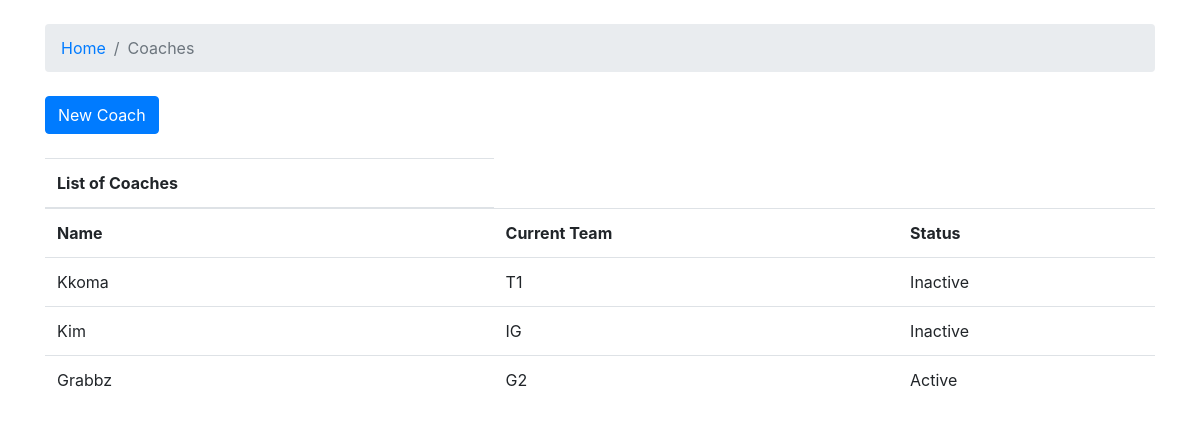
/coaches/, run on the app's committed database.
### eSportManager/models.py (models this page shows, shortened)
class Coach(models.Model):
    name = models.CharField(max_length=200, unique=True)
    current_team = models.OneToOneField(Team, related_name='coach', on_delete=models.CASCADE)
    status = models.IntegerField(choices=STATUS, default=0)

class Team(models.Model):
    name = models.CharField(max_length=200, unique=True)
    region = models.ForeignKey(Region, on_delete=models.CASCADE)
    status = models.IntegerField(choices=STATUS, default=0)
    established_since = models.DateField(auto_now=False, null=True)
    class Meta:
        ordering = ['-established_since']
    def __str__(self):
        return self.name

### eSportManager/views.py (the view)
# urls.py: path('coaches/', views.coachs_view, name='coachs'),
def coachs_view(request):
    coachs = Coach.objects.all()
    return render(request, 'coachs.html', {'coachs': coachs})

### eSportManager/templates/coachs.html
{% extends 'base.html' %}
{% block breadcrumb %}
<li class="breadcrumb-item"><a href = "{% url 'home' %}">Home</a></li>
<li class="breadcrumb-item active">Coaches</li>
{% endblock %}
{% block content %}
<div class="mb-4">
    <a href="{% url 'coach_new' %}" class="btn btn-primary">New Coach</a>
</div>
<table class="table">
    <thead class="thead-inverse">
    <tr>
        <th>List of Coaches</th>
    </tr>
    </thead>
    <tbody>
    <tr>
        <th>Name</th>
        <th>Current Team</th>
        <th>Status</th>
    </tr>
    {% for coach in coachs %}
    <tr>
        <td>
            {{ coach.name }}
        </td>
        <td class="align-middle">{{ coach.current_team }}</td>
        <td class="align-middle">{{ coach.get_status_display }}</td>
    </tr>
    {% endfor %}
    </tbody>
</table>
{% endblock %}

### data on the page
Coach: name "Kkoma", current_team "T1", status "Inactive"
Coach: name "Kim", current_team "IG", status "Inactive"
Coach: name "Grabbz", current_team "G2", status "Active"
